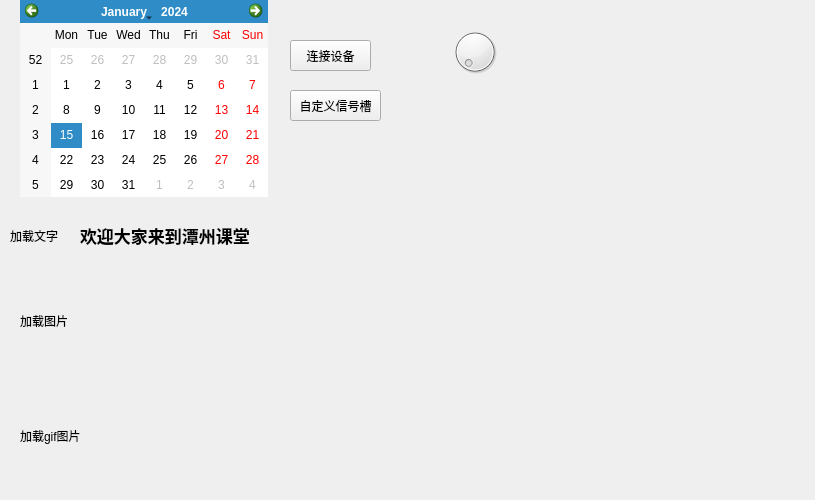
<?xml version="1.0" encoding="UTF-8"?>
<ui version="4.0">
 <class>Widget</class>
 <widget class="QWidget" name="Widget">
  <property name="geometry">
   <rect>
    <x>0</x>
    <y>0</y>
    <width>815</width>
    <height>500</height>
   </rect>
  </property>
  <property name="windowTitle">
   <string>WidgetDemo</string>
  </property>
  <property name="windowIcon">
   <iconset resource="res.qrc">
    <normaloff>:/ico/resouce/logo.ico</normaloff>:/ico/resouce/logo.ico</iconset>
  </property>
  <widget class="QLabel" name="label">
   <property name="geometry">
    <rect>
     <x>80</x>
     <y>210</y>
     <width>201</width>
     <height>51</height>
    </rect>
   </property>
   <property name="font">
    <font>
     <family>Arial Black</family>
     <pointsize>13</pointsize>
     <weight>75</weight>
     <bold>true</bold>
    </font>
   </property>
   <property name="text">
    <string>欢迎大家来到潭州课堂</string>
   </property>
  </widget>
  <widget class="QCalendarWidget" name="calendarWidget">
   <property name="geometry">
    <rect>
     <x>20</x>
     <y>0</y>
     <width>248</width>
     <height>197</height>
    </rect>
   </property>
  </widget>
  <widget class="QLabel" name="label_2">
   <property name="geometry">
    <rect>
     <x>20</x>
     <y>270</y>
     <width>161</width>
     <height>101</height>
    </rect>
   </property>
   <property name="text">
    <string>加载图片</string>
   </property>
  </widget>
  <widget class="QLabel" name="label_3">
   <property name="geometry">
    <rect>
     <x>20</x>
     <y>390</y>
     <width>211</width>
     <height>91</height>
    </rect>
   </property>
   <property name="text">
    <string>加载gif图片</string>
   </property>
  </widget>
  <widget class="QLabel" name="label_4">
   <property name="geometry">
    <rect>
     <x>10</x>
     <y>230</y>
     <width>54</width>
     <height>12</height>
    </rect>
   </property>
   <property name="text">
    <string>加载文字</string>
   </property>
  </widget>
  <widget class="QPushButton" name="pushButton">
   <property name="geometry">
    <rect>
     <x>290</x>
     <y>40</y>
     <width>81</width>
     <height>31</height>
    </rect>
   </property>
   <property name="text">
    <string>连接设备</string>
   </property>
  </widget>
  <widget class="QDial" name="dial">
   <property name="geometry">
    <rect>
     <x>450</x>
     <y>20</y>
     <width>50</width>
     <height>64</height>
    </rect>
   </property>
  </widget>
  <widget class="QPushButton" name="pushButton_2">
   <property name="geometry">
    <rect>
     <x>290</x>
     <y>90</y>
     <width>91</width>
     <height>31</height>
    </rect>
   </property>
   <property name="text">
    <string>自定义信号槽</string>
   </property>
  </widget>
 </widget>
 <layoutdefault spacing="6" margin="11"/>
 <resources>
  <include location="res.qrc"/>
 </resources>
 <connections/>
</ui>
